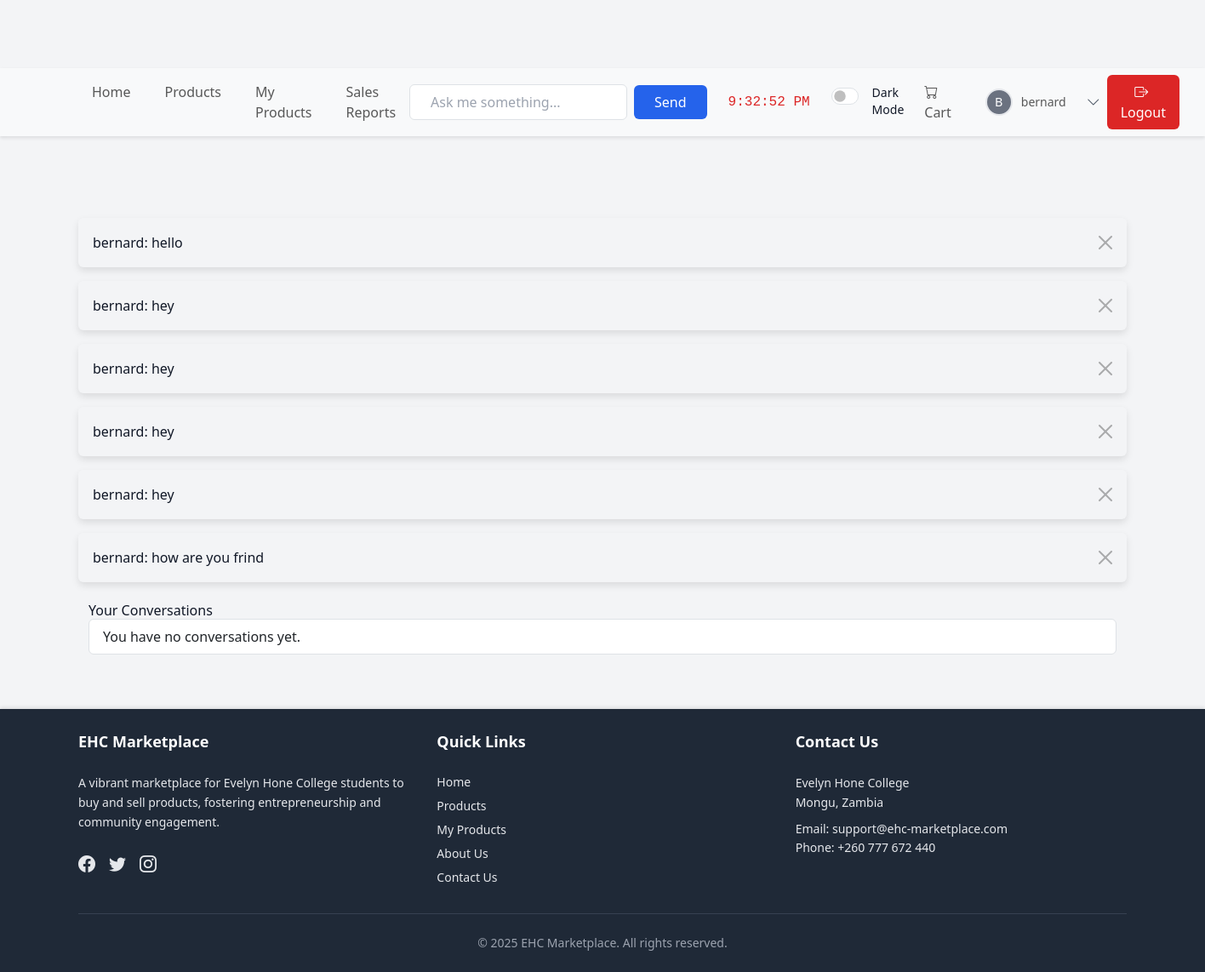
The app's page /chat/chat/room/1/ (signed in) with its own data.
### accounts/models.py (models this page shows, shortened)
class User(AbstractUser):
    is_seller = models.BooleanField(default=False)
    phone_number = models.CharField(max_length=15, blank=True)
    location = models.CharField(max_length=255, blank=True)
    subscription_end = models.DateTimeField(null=True, blank=True)

### chat/models.py (models this page shows)
class Message(models.Model):
    room = models.ForeignKey(ChatRoom, related_name='messages', on_delete=models.CASCADE)
    sender = models.ForeignKey(User, on_delete=models.CASCADE)
    content = models.TextField()
    timestamp = models.DateTimeField(auto_now_add=True)
    def __str__(self):
        return f"{self.sender.username}: {self.content[:30]}"

### chat/views.py (the view, shortened to what this page needs)
# urls.py: path('chat/room/<int:room_id>/', views.chat_room, name='chat_room'),
@login_required
def chat_room(request, room_id):
    chat_room = get_object_or_404(ChatRoom, id=room_id)
    if request.user not in [chat_room.buyer, chat_room.seller]:
        return HttpResponseForbidden()
    messages = chat_room.messages.all().order_by('timestamp')
    return render(request, 'chat/chat_room.html', {
        'chat_room': chat_room,
        'messages': messages
    })

### chat/templates/chat/chat_room.html
{% extends 'base.html' %} {% block title %}Chat{% endblock %} {% block content %}
<div class="container mt-4">
    <h3>Your Conversations</h3>
    <ul class="list-group">
        {% for room in chat_rooms %}
        <li class="list-group-item d-flex justify-content-between align-items-center">
            {% if room.buyer == request.user %} Chat with {{ room.seller.username }} {% else %} Chat with {{ room.buyer.username }} {% endif %}
            <a href="{% url 'chat:chat_room' room_id=room.id %}" class="btn btn-sm btn-outline-primary">Open</a>
        </li>
        {% empty %}
        <li class="list-group-item">You have no conversations yet.</li>
        {% endfor %}
    </ul>
</div>
{% endblock %}

### templates/base.html (shortened to what this page needs)
{% load static %}
<!DOCTYPE html>
<html lang="en">
<head>
    <link href="https://cdn.jsdelivr.net/npm/bootstrap@5.3.0/dist/css/bootstrap.min.css" rel="stylesheet">
    <link href="https://cdn.jsdelivr.net/npm/bootstrap@5.3.0/dist/css/bootstrap.min.css" rel="stylesheet">
    <link href="https://cdn.jsdelivr.net/npm/bootstrap-icons@1.10.5/font/bootstrap-icons.css" rel="stylesheet">
    <link href="https://cdn.jsdelivr.net/npm/tailwindcss@2.2.19/dist/tailwind.min.css" rel="stylesheet">
    <link rel="stylesheet" href="https://cdnjs.cloudflare.com/ajax/libs/font-awesome/6.0.0/css/all.min.css">
</head>
<body class="bg-gray-100 text-gray-900 antialiased">
    {% include 'include/navbar.html' %}
    <main class="container mx-auto px-4 py-8">
        {% if messages %} {% for message in messages %}
        <div class="alert alert-{{ message.tags }} alert-dismissible fade show" role="alert">
            <div class="flex items-center">
                <span>{{ message }}</span>
            </div>
            <button type="button" class="btn-close" data-bs-dismiss="alert" aria-label="Close alert"></button>
        </div>
        {% endfor %} {% endif %} {% block content %} {% endblock %}
    </main>
    {% include 'include/footer.html' %}
</body>
</html>

### templates/include/navbar.html (shortened to what this page needs)
{% load static %}
<!DOCTYPE html>
<html lang="en">
<head>
    <link href="https://cdn.jsdelivr.net/npm/bootstrap@5.3.0/dist/css/bootstrap.min.css" rel="stylesheet">
    <link href="https://cdn.jsdelivr.net/npm/bootstrap-icons@1.10.5/font/bootstrap-icons.css" rel="stylesheet">
    <link href="https://cdn.jsdelivr.net/npm/tailwindcss@2.2.19/dist/tailwind.min.css" rel="stylesheet">
</head>
<body class="bg-gray-100 text-gray-900 antialiased">
    <nav class="navbar navbar-expand-lg navbar-light bg-light">
        <div class="container mx-auto px-4">
            <div class="collapse navbar-collapse" id="navbarNav">
                <ul class="navbar-nav me-auto space-x-2">
                    <li class="nav-item">
                        <a class="nav-link px-3 py-2 rounded-md hover:bg-blue-50 hover:text-blue-600" href="{% url 'marketplace:home' %}" aria-current="{% if request.path == '/' %}page{% endif %}">Home</a>
                    </li>
                    <li class="nav-item">
                        <a class="nav-link px-3 py-2 rounded-md hover:bg-blue-50 hover:text-blue-600" href="{% url 'marketplace:product_list' %}">Products</a>
                    </li>
                    {% if user.is_authenticated %}
                    <li class="nav-item">
                        <a class="nav-link px-3 py-2 rounded-md hover:bg-blue-50 hover:text-blue-600" href="{% url 'marketplace:my_products' %}">My Products</a>
                    </li>
                    {% endif %} {% if user.is_seller %}
                    <li class="nav-item">
                        <a class="nav-link px-3 py-2 rounded-md hover:bg-blue-50 hover:text-blue-600" href="{% url 'reports:sales_report' %}">Sales Reports</a>
                    </li>
                    {% endif %}
                </ul>
                <ul class="navbar-nav align-items-lg-center space-x-2">
                    {% if user.is_authenticated %}
                    <li class="nav-item chatbot-container">
                        <div class="flex items-center space-x-2">
                            <input id="chatInput" type="text" class="chatbot-input px-4 py-2 border border-gray-300 rounded-md focus:outline-none w-64" placeholder="Ask me something..." aria-label="Chatbot input">
                            <button onclick="sendToBot()" class="px-4 py-2 bg-blue-600 text-white rounded-md hover:bg-blue-700 transition-colors" aria-label="Send chatbot message">Send</button>
                        </div>
                    </li>
                    {% endif %}
                    <li class="nav-item">
                        <a class="nav-link px-3 py-2 text-red-600 font-mono" href="#" id="clock" onclick="showDate()" aria-label="Current time and date">Loading...</a>
                    </li>
                    <li class="nav-item flex items-center">
                        <div class="form-check form-switch">
                            <input class="form-check-input w-10 h-5" type="checkbox" id="darkModeToggle" aria-label="Toggle dark mode" onchange="toggleDarkMode()">
                            <label class="form-check-label text-sm ml-2" for="darkModeToggle">Dark Mode</label>
                        </div>
                    </li>
                    {% if user.is_authenticated %}
                    <li class="nav-item">
                        <a class="nav-link px-3 py-2 rounded-md hover:bg-blue-50 hover:text-blue-600" href="{% url 'marketplace:cart' %}">
                            <i class="bi bi-cart mr-1"></i> Cart
                        </a>
                    </li>
                    <li class="nav-item flex items-center" id="userDropdown">
                        <a class="nav-link flex items-center px-3 py-2 rounded-md hover:bg-blue-50 hover:text-blue-600" href="{% url 'accounts:profile' %}" aria-label="View profile for {{ user.username }}">
                            {% if user.profile.profile_picture %}
                            <img src="{{ user.profile.profile_picture.url }}" alt="{{ user.username }}'s profile picture" class="profile-img" onerror="this.style.display='none';this.nextElementSibling.style.display='flex';">
                            <div class="profile-img-fallback" style="display: none;">{{ user.username|slice:":1"|upper }}</div>
                            {% else %}
                            <div class="profile-img-fallback">{{ user.username|slice:":1"|upper }}</div>
                            {% endif %}
                            <span class="text-sm">{{ user.username }}</span>
                        </a>
                        <i class="bi bi-chevron-down dropdown-trigger text-gray-600 hover:text-blue-600" id="navbarDropdown" role="button" data-bs-toggle="dropdown" aria-expanded="false" aria-label="User menu options"></i>
                    </li>
                    <li class="nav-item">
                        <form action="{% url 'accounts:logout' %}" method="post" class="inline">
                            <button type="submit" class="nav-link px-3 py-2 bg-red-600 text-white rounded-md hover:bg-red-700 logout-btn" aria-label="Logout">
                                <i class="bi bi-box-arrow-right mr-1"></i> Logout
                            </button>
                        </form>
                    </li>
                    {% endif %}
                </ul>
            </div>
        </div>
    </nav>
    <main class="container mx-auto px-4 py-8">
    </main>
</body>
</html>

### templates/base.html (style rules this page uses)
body { min-height: 100vh; display: flex; flex-direction: column; transition: background-color 0.3s ease, color 0.3s ease; }
main { flex: 1; transition: all 0.3s ease; }
.alert { border-radius: 0.5rem; box-shadow: 0 4px 8px rgba(0, 0, 0, 0.1); animation: slideIn 0.3s ease-out; margin-bottom: 1.5rem; }
.btn-close { filter: opacity(0.6); transition: filter 0.2s ease; }

### templates/include/navbar.html (style rules this page uses)
body { padding-top: 80px; transition: background-color 0.3s ease, color 0.3s ease; }
.navbar { transition: all 0.3s ease; box-shadow: 0 2px 4px rgba(0, 0, 0, 0.1); }
.nav-link { transition: color 0.2s ease, background-color 0.2s ease; }
#clock { font-family: 'Courier New', monospace; min-width: 130px; text-align: center; transition: color 0.3s ease; }
.profile-img-fallback { width: 32px; height: 32px; border-radius: 50%; background-color: #6b7280; color: white; display: flex; align-items: center; justify-content: center; font-size: 0.9rem; margin-right: 10px; border: 2px solid #e5e7eb; }
.chatbot-container { position: relative; transition: all 0.3s ease; }
.chatbot-input { transition: border-color 0.2s ease, box-shadow 0.2s ease; }
.dropdown-trigger { cursor: pointer; transition: color 0.2s ease; margin-left: 8px; }
.logout-btn { transition: background-color 0.2s ease, color 0.2s ease; }

### records on screen
User: username "B", username "bernard"
Message: sender+content "bernard: hello"
Message: sender+content "bernard: hey"
Message: sender+content "bernard: hey"
Message: sender+content "bernard: hey"
Message: sender+content "bernard: hey"
Message: sender+content "bernard: how are you frind"
